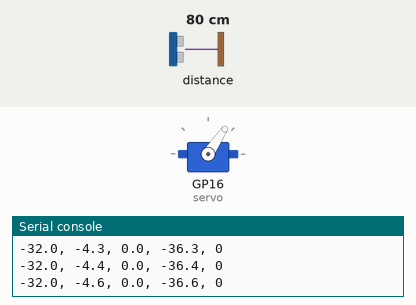
Simulated run of this program. Board: Raspberry Pi Pico running MicroPython. On the bench: servo, the last lines printed to the serial console. The inputs (shaded band) are chosen by the test bench; at power-on: distance to the obstacle 80 cm. Servo angles are drawn from the pulse width (0.5 ms = 0°, 2.5 ms = 180°).

Above: at 1.2 s.
1.3 s: distance to the obstacle set to 2 cm
At 3.2 s:
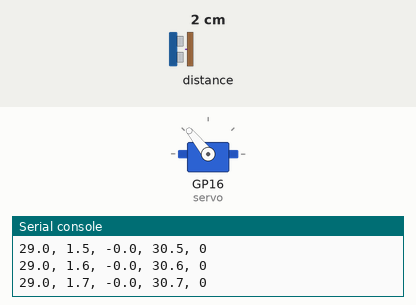
4.3 s: distance to the obstacle set to 35 cm
At 4.78 s:
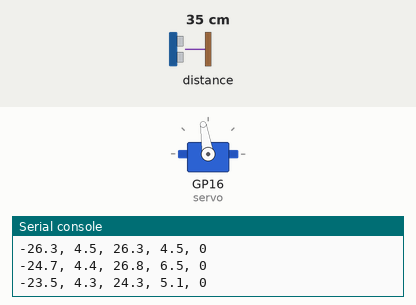
7.3 s: distance to the obstacle set to 9 cm
At 8.97 s:
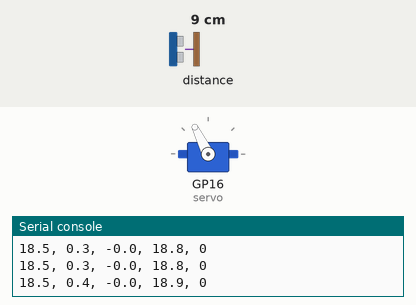
Timing chart, 0 to 14.7 s (numbered marks = the images above; inputs shaded):
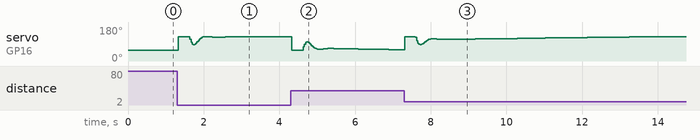

The program:

main.py
```python
from machine import Pin, I2C, PWM
from vl53l0x import VL53L0X
from utime import ticks_us, ticks_ms, ticks_diff

OFFSET = 0.5  # °  Schiene waagrecht (test_offset.py)

x_set = 200         # mm    Soll
X_MAX = 400         # mm    ab hier kein gültiger Messwert (8190 = nichts gesehen)
TOL = 7.5           # mm    Sollbereich
V_TOL = 15          # mm/s  "ruhig", knapp über Rauschen
T_STEADY = 3000     # ms    so lange hold -> Steady (Schiene waagrecht)

# P: fein nahe Ziel, grob ab E_BIG, dazwischen linear
KP_FINE = 0.10      # °/mm
KP_COARSE = 0.15    # °/mm
E_BIG = 50          # mm
ki = 0.02           # °/(mm*s)
kd = 0.08           # °/(mm/s)  zu gross -> schaukelt auf
I_MAX = 10          # °  Anti-Windup
FC = 2              # °  Kick gegen Haftreibung, zu gross -> pendelt

# Holt-Filter: 1 = aus, kleiner = glatter
ALPHA = 0.3         # Position
BETA = 0.35         # Geschwindigkeit

PLOT = 2            # 1 = Filter, 2 = Regler


def setAngle(angle):
    # ±30°, -90..90° -> Duty 1000..9000 (50 Hz)
    angle = max(-30, min(30, angle + OFFSET))
    servo.duty_u16(int((angle + 90)/180*8000 + 1000))


def plot_header():
    print("e_roh, e, de, hold" if PLOT == 1 else "P, I, D, u, hold")


def plot(e_raw, e, de, p, i, d, u, hold):
    if PLOT == 1:
        print("%.1f, %.1f, %.1f, %d" % (e_raw, e, de, 10*hold))
    else:
        print("%.1f, %.1f, %.1f, %.1f, %d" % (p, i, d, u, 10*hold))


def measure():
    # misst, filtert e/de (global), gibt e_roh und dt zurück
    global e, de, t_prev
    x = tof.ping()
    e_raw = x_set - min(x, X_MAX)  # nur für Plot begrenzt
    t = ticks_us()
    dt = ticks_diff(t, t_prev)/1e6
    t_prev = t

    # Holt: Glättung mit Trend -> hinkt nicht nach
    # Fehlmessung -> e statt e_raw: e bleibt beschränkt, Trend klingt ab
    e_old = e
    e = ALPHA*(e_raw if x < X_MAX else e) + (1 - ALPHA)*(e + de*dt)
    de = BETA*(e - e_old)/dt + (1 - BETA)*de
    return e_raw, dt


tof = VL53L0X(I2C(id=0, scl=Pin(9), sda=Pin(8)))
servo = PWM(Pin(16))
servo.freq(50)

e = x_set - min(tof.ping(), X_MAX)  # gefiltert
de = 0.0                # mm/s, gefiltert
i = 0.0                 # °
hold = False
t_prev = ticks_us()
t_hold = ticks_ms()
plot_header()

while True:
    # Regel-Schlaufe: bis Ball T_STEADY lang im hold
    while True:
        e_raw, dt = measure()

        # ruhig im Sollbereich -> Servo hält (Hysterese)
        hold = abs(e) < TOL and abs(de) < (2*V_TOL if hold else V_TOL)
        if not hold:
            t_hold = ticks_ms()
        elif ticks_diff(ticks_ms(), t_hold) > T_STEADY:
            break

        if hold:
            p = d = 0.0
        else:
            p = (KP_FINE + (KP_COARSE - KP_FINE)*min(abs(e)/E_BIG, 1))*e
            if abs(e) > TOL:
                p += FC if e > 0 else -FC
            i = max(-I_MAX, min(I_MAX, i + ki*e*dt))
            d = kd*de

        u = p + i + d
        setAngle(u)
        plot(e_raw, e, de, p, i, d, u, hold)

    # Steady-Schlaufe: Schiene waagrecht, nichts tun bis Ball aus 2*TOL
    setAngle(0)
    while abs(e) < 3*TOL:
        e_raw, dt = measure()
```
